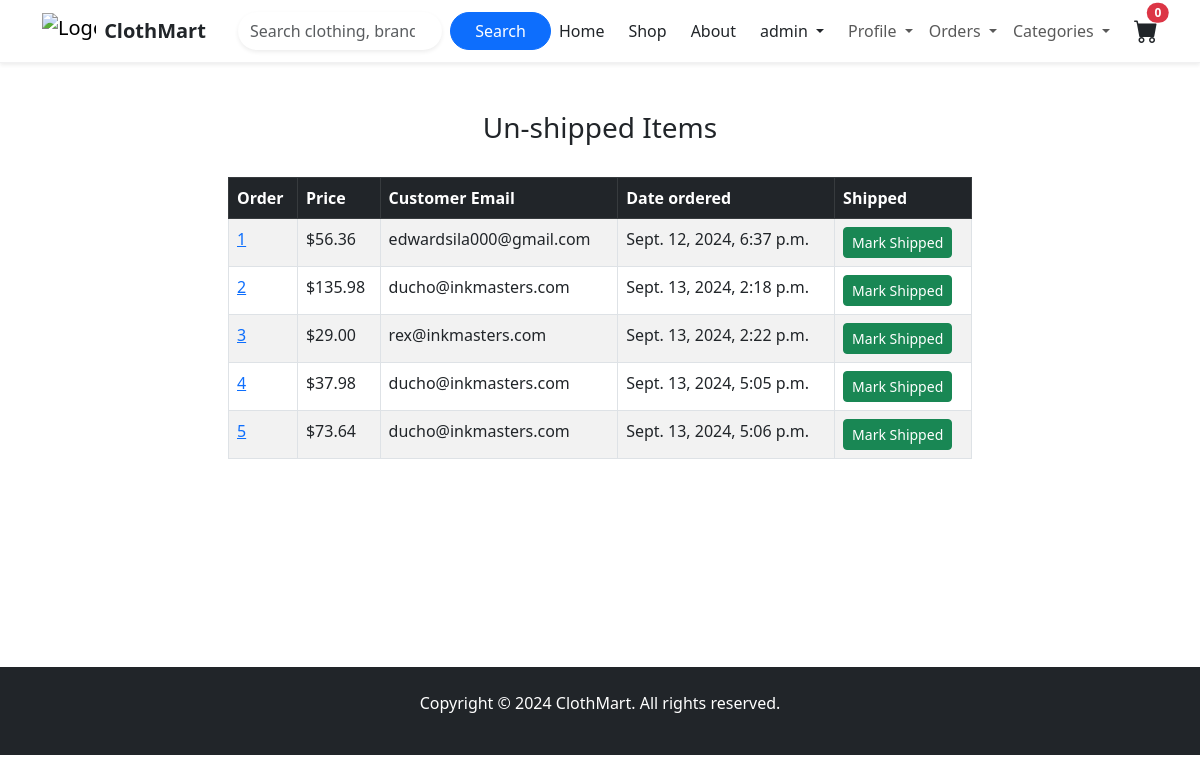
Before: /payment/not_shipped_dash (signed in) with the older database file.
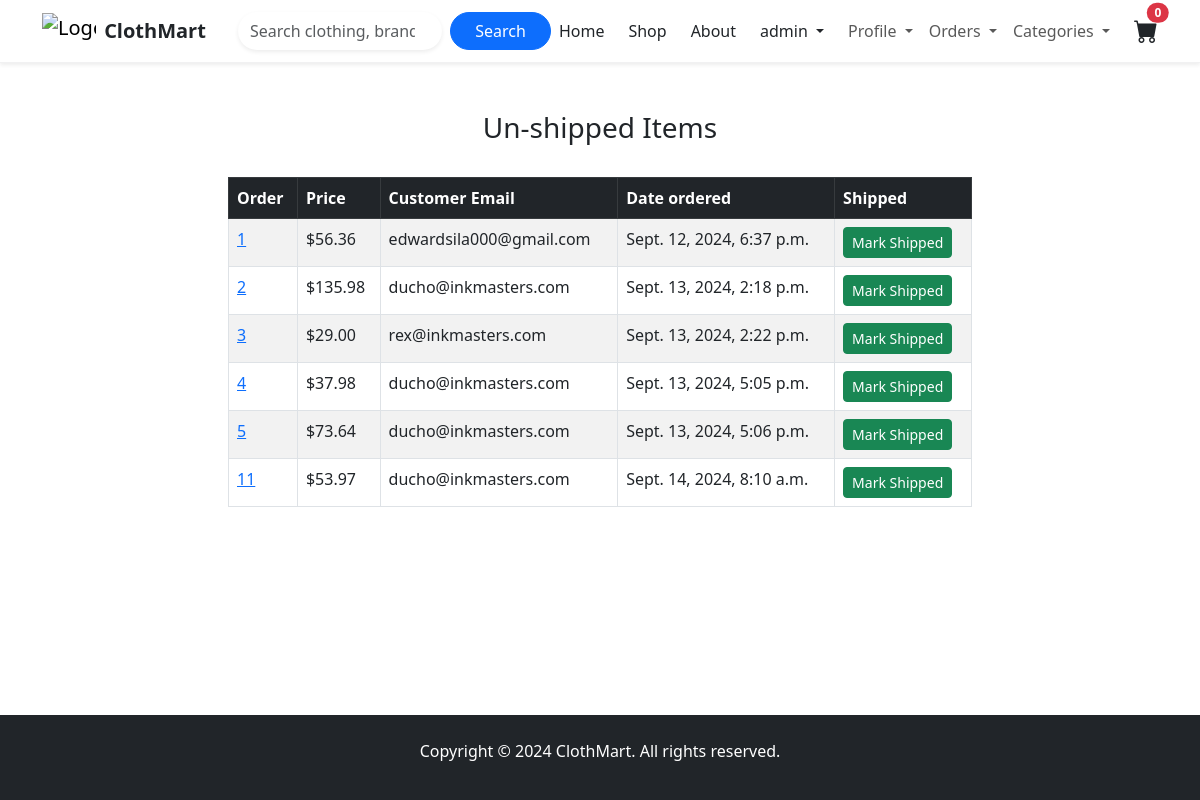
After: the same page with the newer database file.
### payment/models.py (models this page shows, shortened)
class Order(models.Model):
	user = models.ForeignKey(User, on_delete=models.CASCADE, null=True, blank=True)
	full_name = models.CharField(max_length=250)
	email = models.EmailField(max_length=250)
	shipping_address = models.TextField(max_length=15000)
	amount_paid = models.DecimalField(max_digits=7, decimal_places=2)
	date_ordered = models.DateTimeField(auto_now_add=True)
	shipped = models.BooleanField(default=False)
	date_shipped = models.DateTimeField(blank=True, null=True)

### payment/views.py (the view, shortened to what this page needs)
# urls.py: path('not_shipped_dash', views.not_shipped_dash, name='not_shipped_dash'),
def not_shipped_dash(request):
	if request.user.is_authenticated and request.user.is_superuser:
		orders = Order.objects.filter(shipped=False)
		return render(request, "payment/not_shipped_dash.html", {"orders":orders})
	else:
		messages.success(request, "Access denied")
		return redirect('home')

### cart/cart.py (called while the page is built)
    def __len__(self):
        return len(self.cart)

### cart/context_processors.py (called while the page is built)
def cart(request):
    return {'cart': Cart(request)}

### payment/templates/payment/not_shipped_dash.html (shortened to what this page needs)
{% extends 'base.html' %}
{% block content %}
<div class="container">
    <div class="row">
        <center>
            <div class="col-8">
                <br/><br/>
                <h3>Un-shipped Items</h3>
                <br/>
                    <table class="table table-striped table-hover table-bordered">
                      <thead class="table-dark">
                        <tr>
                          <th scope="col">Order</th>
                          <th scope="col">Price</th>
                          <th scope="col">Customer Email</th>
                          <th scope="col">Date ordered</th>
                           <th scope="col">Shipped</th>
                        </tr>
                      </thead>
                      <tbody>
                        {% for item in orders %}
                        <tr>
                          <td><a href="{% url 'orders' item.id %}">{{ item.id }}</a></td>
                          <td>${{ item.amount_paid }}</td>
                          <td>{{ item.email }}</td>
                          <td>{{ item.date_ordered }}</td>
                          <td>
                              <form method="POST">
                                <button type="submit" class="btn btn-success btn-sm">Mark Shipped</button>
                              </form>
                          </td>
                        </tr>
                        {% endfor %}
                      </tbody>
                    </table>
<br/><br/>
<br/><br/>
<br/><br/>
<br/><br/>
            </div>
       </center>
   </div>
</div>
{% endblock %}

### store/templates/base.html (shortened to what this page needs)
{% load static %}
<!DOCTYPE html>
<html lang="en">
<head>
    <link href="https://cdn.jsdelivr.net/npm/bootstrap@5.3.0/dist/css/bootstrap.min.css" rel="stylesheet">
    <link href="{% static 'css/style.css' %}" rel="stylesheet">
</head>
<body>
    {% include 'navbar.html' %}
{% block content %}
{% endblock %}
<footer class="bg-dark text-white py-4">
    <div class="container text-center">
    <p>Copyright &copy; 2024 ClothMart. All rights reserved.</p>
    </div>
</footer>
</body>
</html>

### store/templates/navbar.html (shortened to what this page needs)
{% load static %}
<link href="https://cdn.jsdelivr.net/npm/bootstrap@5.3.0/dist/css/bootstrap.min.css" rel="stylesheet">
<link href="https://cdnjs.cloudflare.com/ajax/libs/bootstrap-icons/1.10.3/font/bootstrap-icons.min.css" rel="stylesheet">
<nav class="navbar navbar-expand-lg navbar-light bg-white shadow-sm sticky-top">
    <div class="container">
        <a class="navbar-brand d-flex align-items-center gap-2" href="{% url 'home' %}">
            <img src="{% static 'assets/logo-small.png' %}" alt="Logo" style="height:36px; width:auto; object-fit:contain;">
            <span class="fw-bold text-dark">ClothMart</span>
        </a>
        <div class="collapse navbar-collapse" id="navbarNav">
            <form class="d-flex ms-3 w-50" role="search" action="{% url 'search' %}" method="get">
                <input class="form-control rounded-pill border-0 shadow-sm me-2" type="search" placeholder="Search clothing, brands, styles..." aria-label="Search" name="q">
                <button class="btn btn-primary rounded-pill px-4" type="submit">Search</button>
            </form>
            <ul class="navbar-nav ms-auto align-items-center">
                <li class="nav-item me-2">
                    <a class="nav-link text-dark" href="{% url 'home' %}">Home</a>
                </li>
                <li class="nav-item me-2">
                    <a class="nav-link text-dark" href="{% url 'category_summary' %}">Shop</a>
                </li>
                <li class="nav-item me-2">
                    <a class="nav-link text-dark" href="{% url 'about' %}">About</a>
                </li>
                {% if user.is_authenticated %}
                <li class="nav-item dropdown me-2">
                    <a class="nav-link dropdown-toggle text-dark" href="#" id="profileDropdown" role="button" data-bs-toggle="dropdown" aria-expanded="false">
                        {{ user.username }}
                    </a>
                </li>
                 <li class="nav-item dropdown">
                    <a class="nav-link dropdown-toggle" href="#" id="profileDropdown" role="button" data-bs-toggle="dropdown" aria-expanded="false">
                        Profile
                    </a>
                </li>
                {% if user.is_superuser %}
                 <li class="nav-item dropdown">
                    <a class="nav-link dropdown-toggle" href="#" id="profileDropdown" role="button" data-bs-toggle="dropdown" aria-expanded="false">
                        Orders
                    </a>
                </li>
                {% endif %}
                {% endif %}
                <li class="nav-item dropdown">
                    <a class="nav-link dropdown-toggle" href="#" id="categoriesDropdown" role="button" data-bs-toggle="dropdown" aria-expanded="false">
                        Categories
                    </a>
                </li>
                <li class="nav-item ms-3">
                    <a class="nav-link position-relative p-0" href="{% url 'cart_summary' %}">
                        <i class="bi bi-cart-fill fs-4 text-dark"></i>
                        <span class="position-absolute top-0 start-100 translate-middle badge rounded-pill bg-danger">{{ cart|length }}</span>
                    </a>
                </li>
            </ul>
        </div>
    </div>
</nav>

### static/css/style.css (style rules this page uses)
:root { --bg: #f6f7f9; --muted: #6b7280; --accent: #1f2937; --primary: #111827; --accent-2: #ef4444; }
body { font-family: 'Inter', system-ui, -apple-system, 'Segoe UI', Roboto, 'Helvetica Neue', Arial; background: var(--bg); color: var(--primary); margin: 0; }
a { color: inherit; }
.navbar { background: #fff; border-bottom: 1px solid rgba(16,24,40,0.06); padding: 0.6rem 0; }
.navbar-brand img { height:36px; }
footer { background:#111827; color:#d1d5db; padding:2.5rem 0; }

Changed rows visible on the page:
added Order: id "11", amount_paid "53.97", email "ducho@inkmasters.com", date_ordered "Sept. 14, 2024, 8:10 a.m."
